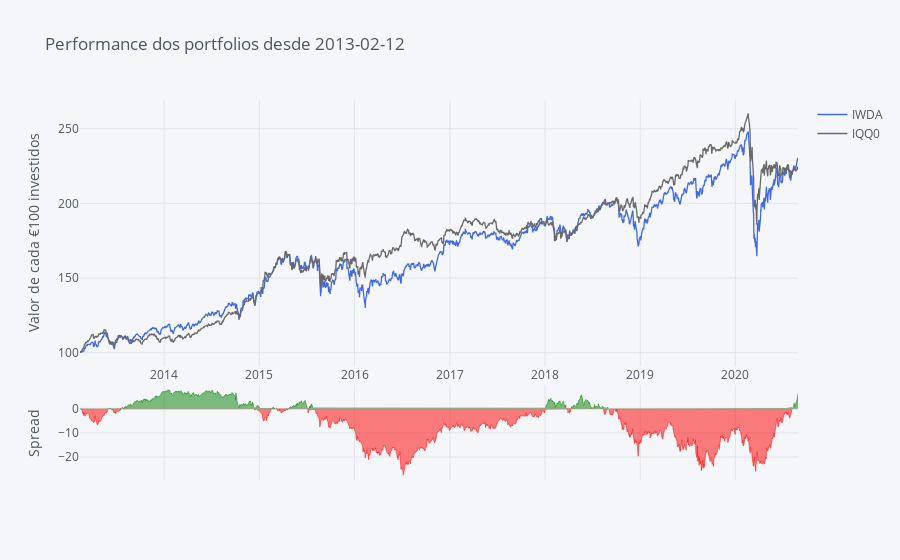

The notebook cell this image was saved under:
### Code cell
# Making Color Palette
Palette = ['rgb(255, 153, 51)',     # 1 - orange
            'royalblue',            # 2 - Royalblue
            '#708090',              # 3 - Grey
            'rgb(128, 0, 128)',     # 4 - Indigo
            'rgb(219, 64, 82)',     # 5 - Red
            'rgb(0, 128, 128)',     # 6 - Teal
            '#191970',              # 7 - Navy
            'rgb(128, 128, 0)',     # 8 - Olive
            '#00BFFF',              # 9 - Water Blue
            'rgb(128, 177, 211)']   # 10 - 

fundos.iplot(title='Performance dos portfolios desde ' + Begin, yTitle='Valor de cada €100 investidos', color=['royalblue', 'dimgrey'], kind='spread')

### Figure 1 — Plotly figure (JSON) as saved in the notebook; plotly's stock layout.template omitted (floating-point values rounded to 4 significant figures; data arrays with more than 128 entries replaced by an {"elided": "..."} marker saying what was removed)
{"data": [{"line": {"color": "rgba(65, 105, 225, 1.0)", "dash": "solid", "shape": "linear", "width": 1.3}, "mode": "lines", "name": "IWDA", "text": "", "type": "scatter", "x": {"elided": "1928 str values"}, "y": {"elided": "1928 float values"}}, {"line": {"color": "rgba(105, 105, 105, 1.0)", "dash": "solid", "shape": "linear", "width": 1.3}, "mode": "lines", "name": "IQQ0", "text": "", "type": "scatter", "x": {"elided": "1928 str values"}, "y": {"elided": "1928 float values"}}, {"connectgaps": false, "fill": "tozeroy", "line": {"color": "green", "dash": "solid", "shape": "linear", "width": 0.5}, "mode": "lines", "name": "Spread", "showlegend": false, "type": "scatter", "x": {"elided": "1928 str values"}, "xaxis": "x2", "y": {"elided": "1928 mixed values"}, "yaxis": "y2"}, {"connectgaps": false, "fill": "tozeroy", "line": {"color": "red", "dash": "solid", "shape": "linear", "width": 0.5}, "mode": "lines", "name": "Spread", "showlegend": false, "type": "scatter", "x": {"elided": "1928 str values"}, "xaxis": "x2", "y": {"elided": "1928 mixed values"}, "yaxis": "y2"}], "layout": {"autosize": true, "hovermode": "x", "legend": {"bgcolor": "#F5F6F9", "font": {"color": "#4D5663"}}, "paper_bgcolor": "#F5F6F9", "plot_bgcolor": "#F5F6F9", "title": {"font": {"color": "#4D5663"}, "text": "Performance dos portfolios desde 2013-02-12"}, "xaxis": {"autorange": true, "gridcolor": "#E1E5ED", "range": ["2013-02-12", "2020-08-28"], "showgrid": true, "tickfont": {"color": "#4D5663"}, "title": {"font": {"color": "#4D5663"}, "text": ""}, "type": "date", "zerolinecolor": "#E1E5ED"}, "xaxis2": {"anchor": "y2", "autorange": true, "gridcolor": "#E1E5ED", "range": ["2013-02-12", "2020-08-28"], "showgrid": true, "showticklabels": false, "tickfont": {"color": "#4D5663"}, "title": {"font": {"color": "#4D5663"}, "text": ""}, "type": "date", "zerolinecolor": "#E1E5ED"}, "yaxis": {"autorange": true, "domain": [0.3, 1], "gridcolor": "#E1E5ED", "range": [91.09, 269.2], "showgrid": true, "tickfont": {"color": "#4D5663"}, "title": {"font": {"color": "#4D5663"}, "text": "Valor de cada €100 investidos"}, "type": "linear", "zerolinecolor": "#E1E5ED"}, "yaxis2": {"autorange": true, "domain": [0, 0.25], "gridcolor": "#E1E5ED", "range": [-29.54, 9.881], "showgrid": true, "tickfont": {"color": "#4D5663"}, "title": {"font": {"color": "#4D5663"}, "text": "Spread"}, "type": "linear", "zerolinecolor": "#E1E5ED"}}}
